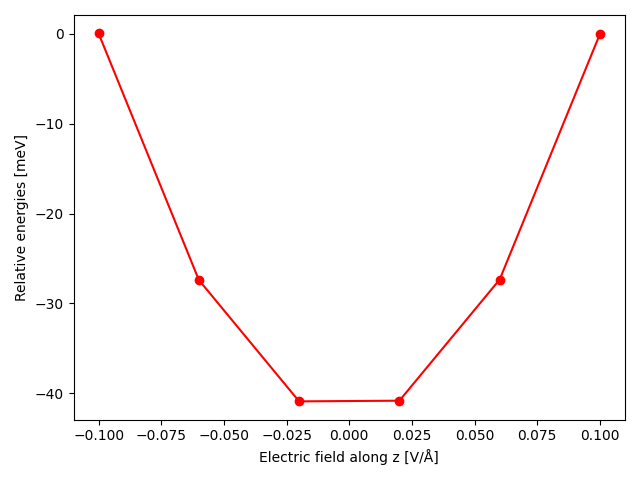

Source code (Python):
import numpy as np 
from ase.io import read
import matplotlib.pyplot as plt
from ase.parallel import paropen
from ase.io import read

energies = np.loadtxt('energies.npy')
Ez = np.loadtxt('Ez.npy')
structure = read('LiMnPO4_relaxed.gpw')
V = structure.get_volume()

energies = energies - energies[-1]
energies = energies*1e3


plt.figure()
plt.plot(Ez, energies, '-ro')
plt.xlabel('Electric field along z [V/Å]')
plt.ylabel('Relative energies [meV]')
plt.tight_layout()
plt.savefig('structure_energies.png')
plt.close()

energies = energies/V

plt.figure()
plt.plot(Ez, energies, '-ro')
plt.xlabel('Electric field along z [V/Å]')
plt.ylabel('Relative energies pr. unit cell volume [meV/Å$^{3}$]')
plt.tight_layout()
plt.savefig('structure_energies_pr_unitcell.png')
plt.close()
